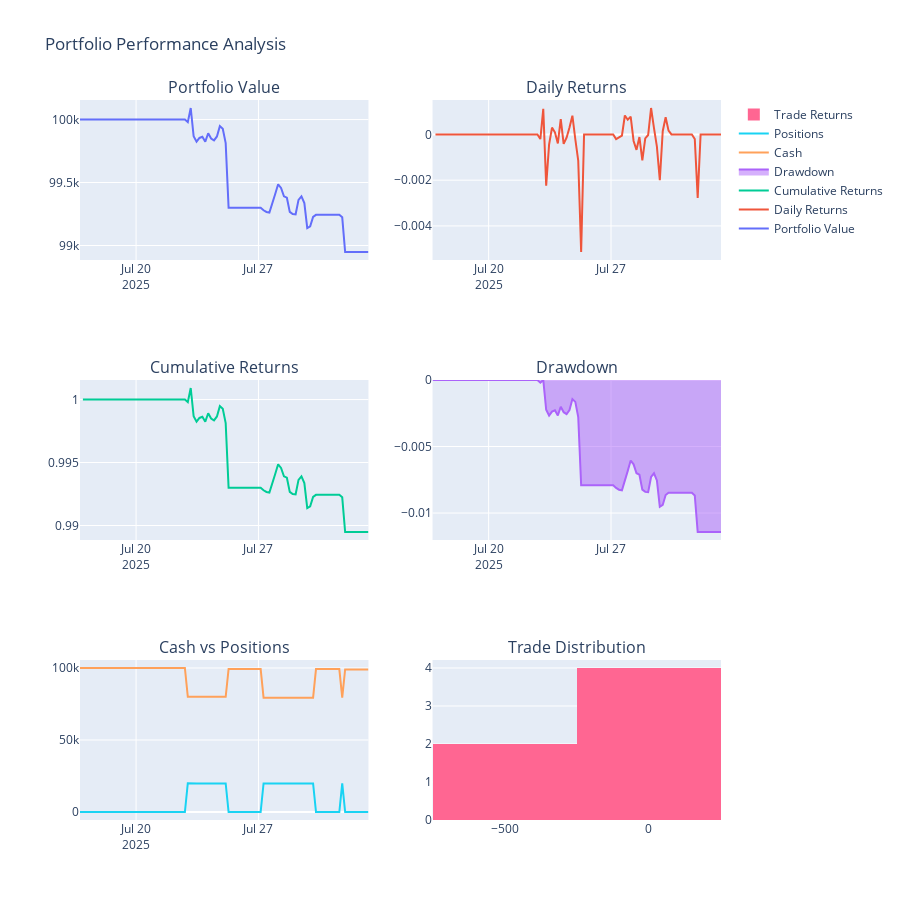

Notebook code cell kept with this figure:
### Code cell
# Cell 7: Visualize portfolio performance
def plot_portfolio_performance(engine):
    """Plot portfolio performance"""
    portfolio_history = engine.portfolio_history
    
    if not portfolio_history:
        print("Không có dữ liệu portfolio history")
        return
    
    df = pd.DataFrame(portfolio_history)
    df['date'] = pd.to_datetime(df['date'])
    df.set_index('date', inplace=True)
    
    # Create subplots
    fig = make_subplots(
        rows=3, cols=2,
        subplot_titles=('Portfolio Value', 'Daily Returns', 'Cumulative Returns', 
                       'Drawdown', 'Cash vs Positions', 'Trade Distribution'),
        specs=[[{"secondary_y": False}, {"secondary_y": False}],
               [{"secondary_y": False}, {"secondary_y": False}],
               [{"secondary_y": False}, {"secondary_y": False}]]
    )
    
    # Portfolio Value
    fig.add_trace(
        go.Scatter(x=df.index, y=df['total_value'], 
                  mode='lines', name='Portfolio Value'),
        row=1, col=1
    )
    
    # Daily Returns
    daily_returns = df['total_value'].pct_change()
    fig.add_trace(
        go.Scatter(x=df.index, y=daily_returns, 
                  mode='lines', name='Daily Returns'),
        row=1, col=2
    )
    
    # Cumulative Returns
    cumulative_returns = (1 + daily_returns).cumprod()
    fig.add_trace(
        go.Scatter(x=df.index, y=cumulative_returns, 
                  mode='lines', name='Cumulative Returns'),
        row=2, col=1
    )
    
    # Drawdown
    running_max = df['total_value'].expanding().max()
    drawdown = (df['total_value'] - running_max) / running_max
    fig.add_trace(
        go.Scatter(x=df.index, y=drawdown, 
                  mode='lines', name='Drawdown', fill='tonexty'),
        row=2, col=2
    )
    
    # Cash vs Positions
    fig.add_trace(
        go.Scatter(x=df.index, y=df['cash'], 
                  mode='lines', name='Cash'),
        row=3, col=1
    )
    fig.add_trace(
        go.Scatter(x=df.index, y=df['total_value'] - df['cash'], 
                  mode='lines', name='Positions'),
        row=3, col=1
    )
    
    # Trade Distribution (if available)
    if hasattr(engine, 'trades') and engine.trades:
        trade_returns = [trade.pnl for trade in engine.trades]
        fig.add_trace(
            go.Histogram(x=trade_returns, name='Trade Returns'),
            row=3, col=2
        )
    
    fig.update_layout(height=900, title_text="Portfolio Performance Analysis")
    fig.show()

# Chạy visualization
plot_portfolio_performance(engine)
